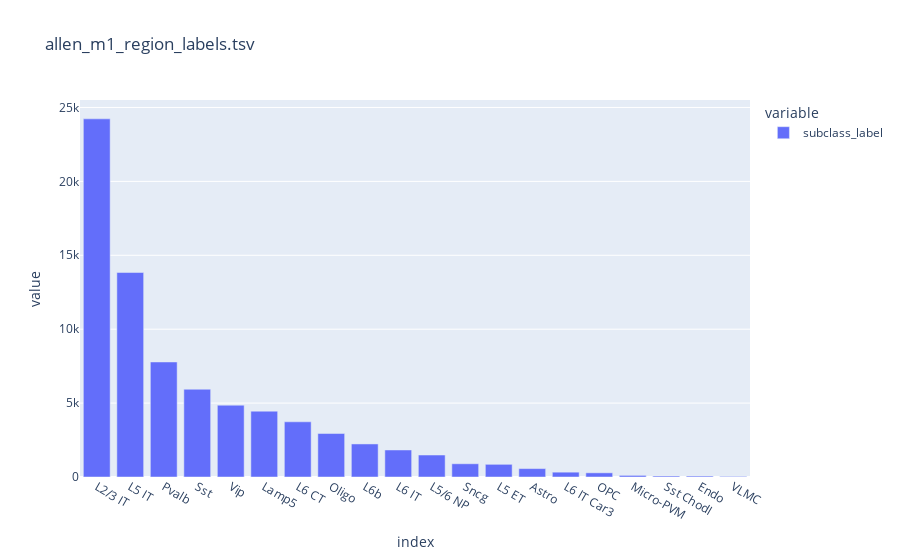
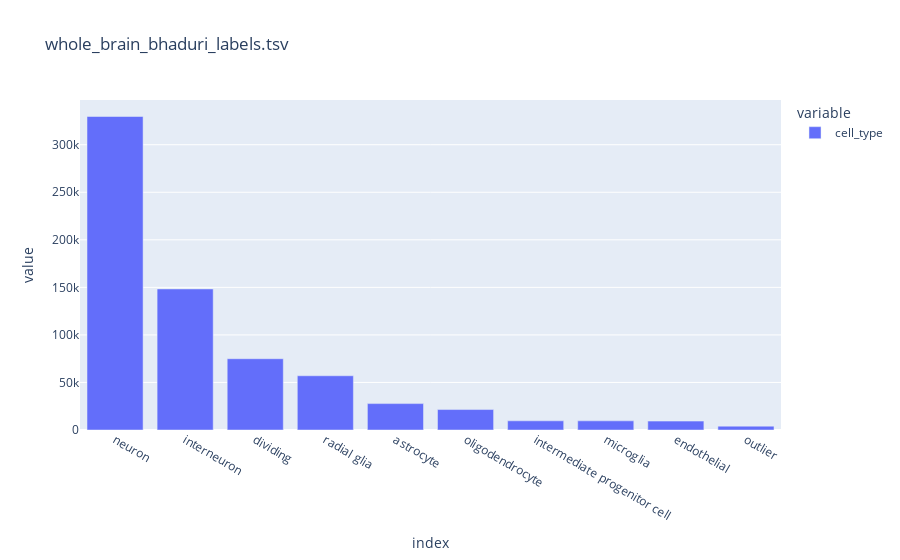
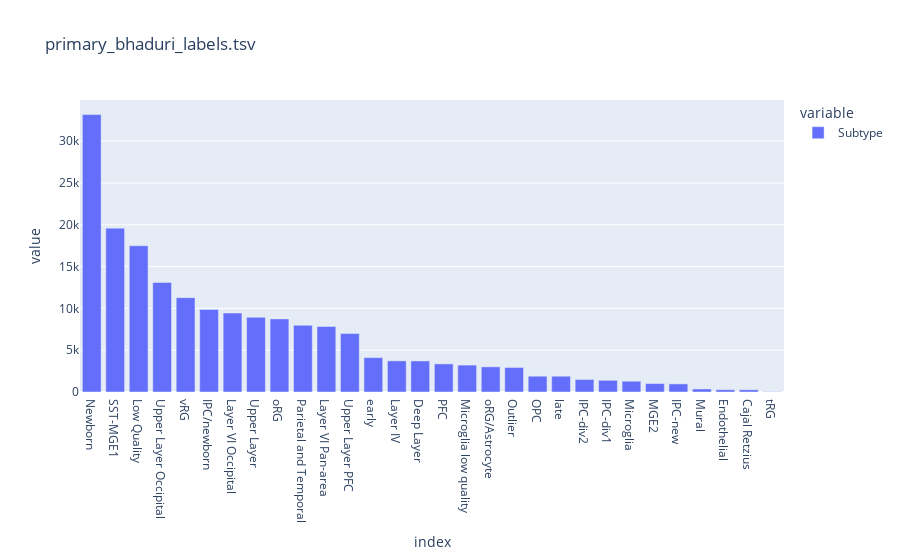
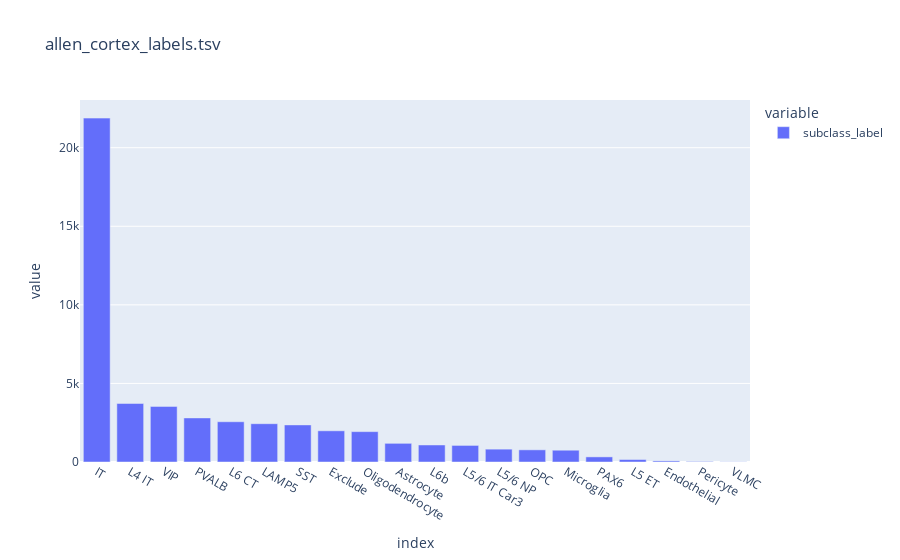

Notebook source saved alongside these figures, in order:
### Markdown cell above
Let's read in all the cortical labelfiles and compare label distributions, as well as the distribution across all combined dataset.

### Code cell
files = os.listdir('../data/raw/labels/')
classes = ['class_label', 'cell_class', 'Type', 'class_label']
subclasses = ['subclass_label', 'cell_type', 'Subtype', 'subclass_label']

for file, col in zip(files, subclasses):
    labels = pd.read_csv(f'../data/raw/labels/{file}', sep='\t')
    labels = labels.loc[:, col].value_counts()
    px.bar(labels, title=file).show()
#     display(labels.head())
#     print()

### Figure 1 — Plotly figure (JSON) as saved in the notebook; plotly's stock layout.template omitted (floating-point values rounded to 4 significant figures)
{"data": [{"alignmentgroup": "True", "hovertemplate": "variable=subclass_label<br>index=%{x}<br>value=%{y}<extra></extra>", "legendgroup": "subclass_label", "marker": {"color": "#636efa", "pattern": {"shape": ""}}, "name": "subclass_label", "offsetgroup": "subclass_label", "orientation": "v", "showlegend": true, "textposition": "auto", "type": "bar", "x": ["L2/3 IT", "L5 IT", "Pvalb", "Sst", "Vip", "Lamp5", "L6 CT", "Oligo", "L6b", "L6 IT", "L5/6 NP", "Sncg", "L5 ET", "Astro", "L6 IT Car3", "OPC", "Micro-PVM", "Sst Chodl", "Endo", "VLMC"], "xaxis": "x", "y": [24231, 13834, 7782, 5936, 4858, 4454, 3734, 2942, 2236, 1829, 1487, 895, 858, 568, 327, 283, 108, 67, 64, 40], "yaxis": "y"}], "layout": {"barmode": "relative", "legend": {"title": {"text": "variable"}, "tracegroupgap": 0}, "title": {"text": "allen_m1_region_labels.tsv"}, "xaxis": {"anchor": "y", "domain": [0, 1], "title": {"text": "index"}}, "yaxis": {"anchor": "x", "domain": [0, 1], "title": {"text": "value"}}}}

### Figure 2 — Plotly figure (JSON) as saved in the notebook; plotly's stock layout.template omitted (floating-point values rounded to 4 significant figures)
{"data": [{"alignmentgroup": "True", "hovertemplate": "variable=cell_type<br>index=%{x}<br>value=%{y}<extra></extra>", "legendgroup": "cell_type", "marker": {"color": "#636efa", "pattern": {"shape": ""}}, "name": "cell_type", "offsetgroup": "cell_type", "orientation": "v", "showlegend": true, "textposition": "auto", "type": "bar", "x": ["neuron", "interneuron", "dividing", "radial glia", "astrocyte", "oligodendrocyte", "intermediate progenitor cell", "microglia", "endothelial", "outlier"], "xaxis": "x", "y": [329685, 148332, 74949, 57028, 27763, 21498, 9655, 9626, 9349, 4043], "yaxis": "y"}], "layout": {"barmode": "relative", "legend": {"title": {"text": "variable"}, "tracegroupgap": 0}, "title": {"text": "whole_brain_bhaduri_labels.tsv"}, "xaxis": {"anchor": "y", "domain": [0, 1], "title": {"text": "index"}}, "yaxis": {"anchor": "x", "domain": [0, 1], "title": {"text": "value"}}}}

### Figure 3 — Plotly figure (JSON) as saved in the notebook; plotly's stock layout.template omitted (floating-point values rounded to 4 significant figures)
{"data": [{"alignmentgroup": "True", "hovertemplate": "variable=Subtype<br>index=%{x}<br>value=%{y}<extra></extra>", "legendgroup": "Subtype", "marker": {"color": "#636efa", "pattern": {"shape": ""}}, "name": "Subtype", "offsetgroup": "Subtype", "orientation": "v", "showlegend": true, "textposition": "auto", "type": "bar", "x": ["Newborn", "SST-MGE1", "Low Quality", "Upper Layer Occipital", "vRG", "IPC/newborn", "Layer VI Occipital", "Upper Layer", "oRG", "Parietal and Temporal", "Layer VI Pan-area", "Upper Layer PFC", "early", "Layer IV", "Deep Layer", "PFC", "Microglia low quality", "oRG/Astrocyte", "Outlier", "OPC", "late", "IPC-div2", "IPC-div1", "Microglia", "MGE2", "IPC-new", "Mural", "Endothelial", "Cajal Retzius", "tRG"], "xaxis": "x", "y": [33178, 19596, 17493, 13099, 11285, 9869, 9442, 8936, 8745, 7981, 7842, 6988, 4112, 3725, 3714, 3361, 3219, 3010, 2933, 1888, 1887, 1496, 1398, 1291, 1013, 969, 363, 271, 268, 37], "yaxis": "y"}], "layout": {"barmode": "relative", "legend": {"title": {"text": "variable"}, "tracegroupgap": 0}, "title": {"text": "primary_bhaduri_labels.tsv"}, "xaxis": {"anchor": "y", "domain": [0, 1], "title": {"text": "index"}}, "yaxis": {"anchor": "x", "domain": [0, 1], "title": {"text": "value"}}}}

### Figure 4 — Plotly figure (JSON) as saved in the notebook; plotly's stock layout.template omitted (floating-point values rounded to 4 significant figures)
{"data": [{"alignmentgroup": "True", "hovertemplate": "variable=subclass_label<br>index=%{x}<br>value=%{y}<extra></extra>", "legendgroup": "subclass_label", "marker": {"color": "#636efa", "pattern": {"shape": ""}}, "name": "subclass_label", "offsetgroup": "subclass_label", "orientation": "v", "showlegend": true, "textposition": "auto", "type": "bar", "x": ["IT", "L4 IT", "VIP", "PVALB", "L6 CT", "LAMP5", "SST", "Exclude", "Oligodendrocyte", "Astrocyte", "L6b", "L5/6 IT Car3", "L5/6 NP", "OPC", "Microglia", "PAX6", "L5 ET", "Endothelial", "Pericyte", "VLMC"], "xaxis": "x", "y": [21884, 3725, 3538, 2805, 2562, 2438, 2361, 1985, 1932, 1188, 1083, 1055, 818, 774, 750, 325, 158, 70, 32, 11], "yaxis": "y"}], "layout": {"barmode": "relative", "legend": {"title": {"text": "variable"}, "tracegroupgap": 0}, "title": {"text": "allen_cortex_labels.tsv"}, "xaxis": {"anchor": "y", "domain": [0, 1], "title": {"text": "index"}}, "yaxis": {"anchor": "x", "domain": [0, 1], "title": {"text": "value"}}}}
